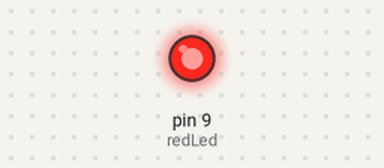
Recording of a sketch running on a simulated Arduino Uno, built with avr-gcc and run on an emulated ATmega328P. On the bench: output pins drawn as LEDs (lit = HIGH).

Above: at 0.05 s.
At 3.0 s:
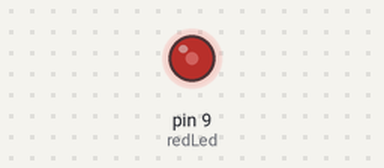
Timing chart, 0 to 6.9 s (numbered marks = the images above):
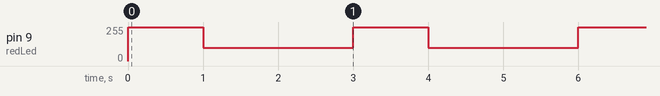

The sketch:

understanding_analogWrite.ino
```cpp
int redLed=9; // DEclear variable
int brightness=100;

void setup() {
  // put your setup code here, to run once:
 pinMode(redLed, OUTPUT);
}

void loop() {
  // put your main code here, to run repeatedly:
analogWrite(redLed, 255); // this wiill give us the regular the digitalWrite HIgh, also remember for it be high it need to be 255 gotten from 8 bit
delay (1000);
analogWrite (redLed,brightness);   // this will equvalent to the digitalWrite Low, mean the number is zero
delay (1000);
analogWrite (redLed , brightness); // this the benefit of analogWrite you dont have to be always High or Low you have been in between or any number.
delay (1000);

}
```

Measured:
- by itself, pin 9 (redLed): alternates 255/255 for 1.0 s and 100/255 for 2.0 s
